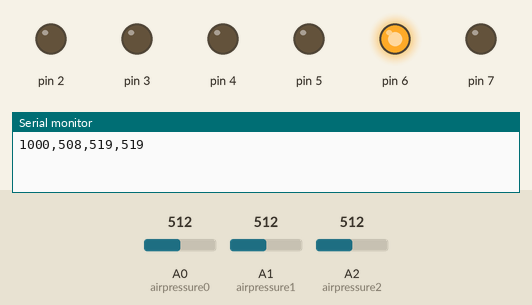
Recording of a sketch running on a simulated Arduino Uno, built with avr-gcc and run on an emulated ATmega328P. On the bench: output pins drawn as LEDs (lit = HIGH), the last lines printed to the serial monitor. The inputs (shaded band) are chosen by the test bench; at power-on: A0 (airpressure0) = 512, A2 (airpressure2) = 512, A1 (airpressure1) = 512.

Above: at 1.8 s.
1.9 s: A0 (airpressure0) set to 342
3.4 s: A0 (airpressure0) set to 315
At 4.7 s:
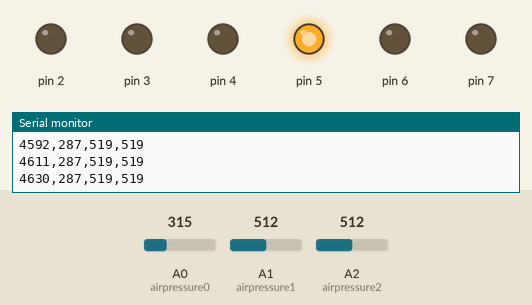
5.5 s: A2 (airpressure2) set to 148
9.6 s: A2 (airpressure2) set to 126
13.7 s: A1 (airpressure1) set to 150
15.2 s: A1 (airpressure1) set to 132
Timing chart, 0 to 18.2 s (numbered marks = the images above; inputs shaded):
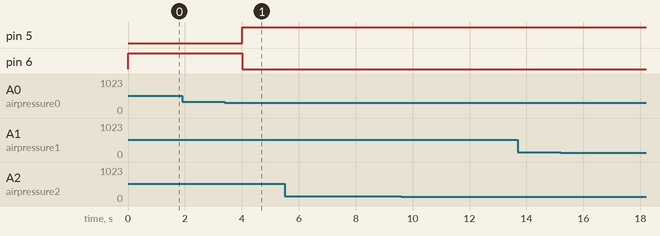

The sketch:

prototypedousa.ino
```cpp
int airpressure0 = A0; //maintank
int airpressure1 = A1; //cylinder
int airpressure2 = A2; //subtank

void setup() {
  pinMode ( 7, OUTPUT);
  pinMode ( 6, OUTPUT);
  pinMode ( 2, OUTPUT);
  pinMode ( 3, OUTPUT);
  pinMode ( 4, OUTPUT);
  pinMode ( 5, OUTPUT);
  Serial.begin(9600);
}

void loop() {
  int valve1;
  float volt1;
  int p1;
  int valve2;
  float volt2;
  int p2;
  int valve3;
  float volt3;
  int p3;

  valve1 = analogRead(airpressure0);

  volt1 = valve1 * 5.0 / 1023;

  p1 = ((volt1 - 0.29) / 4.5 ) * 150 * 6.895 ; //(1psi = 6.895kPa)

  valve2 = analogRead(airpressure1);

  volt2 = valve2 * 5.0 / 1023;

  p2 = ((volt2 - 0.24) / 4.5 ) * 150 * 6.895 ; //(1psi = 6.895kPa)

  valve3 = analogRead(airpressure2);

  volt3 = valve3 * 5.0 / 1023;

  p3 = ((volt3 - 0.24) / 4.5 ) * 150 * 6.895 ; //(1psi = 6.895kPa)


  if ( p1 < 300)
  {
    digitalWrite(7, LOW);//シリンダバルブ
    digitalWrite(6, LOW);//供給バルブ
    digitalWrite (2, LOW); //排気用バルブ
    digitalWrite(3, LOW);//回生バルブ
    digitalWrite(4, LOW);//コンプレッサ吸気
    digitalWrite(5, HIGH);//コンプレッサ

  }

  else
  {
    digitalWrite(7, LOW);//かいせいばるぶ
    digitalWrite(6, HIGH);//供給バルブ
    digitalWrite (2, LOW); //排気用バルブ
    digitalWrite(3, LOW);//回生バルブ
    digitalWrite(4, LOW);//コンプレッサ吸気
    digitalWrite(5, LOW);//コンプレッサ
    delay(1000);
  }
  Serial.print(millis());
  Serial.print(",");
  Serial.print(p1); //(メインタンク圧)
  Serial.print(",");
//  Serial.print(volt1); //(後付けセンサ)
//  Serial.print(",");
  Serial.print(p2); //(シリンダ圧)
//  Serial.print(",");
//  Serial.print(volt2); //(後付けセンサ)
  Serial.print(",");
  Serial.println(p3); //(回生タンク圧)
//  Serial.print(",");
//  Serial.println(volt3); //(後付けセンサ)
//  Serial.print(",");
  //Serial.print("maintank内力：");
//  Serial.print(analogRead(airpressure1));//(絶対圧)
//  Serial.print(",");
//  //Serial.print("maintank内力：");
//  Serial.println(analogRead(airpressure2));//(絶対圧)
}
//(P)に継手を指すとNC
//(R)に継手を指すとNO
```

Measured:
- the behaviour switches between 327 and 326 on A0 (airpressure0) (found by bisection; images 0 and 1)
- after the input at 3.4 s, pin 5: LOW → HIGH after 0.61 s; pin 6: HIGH → LOW after 0.61 s
